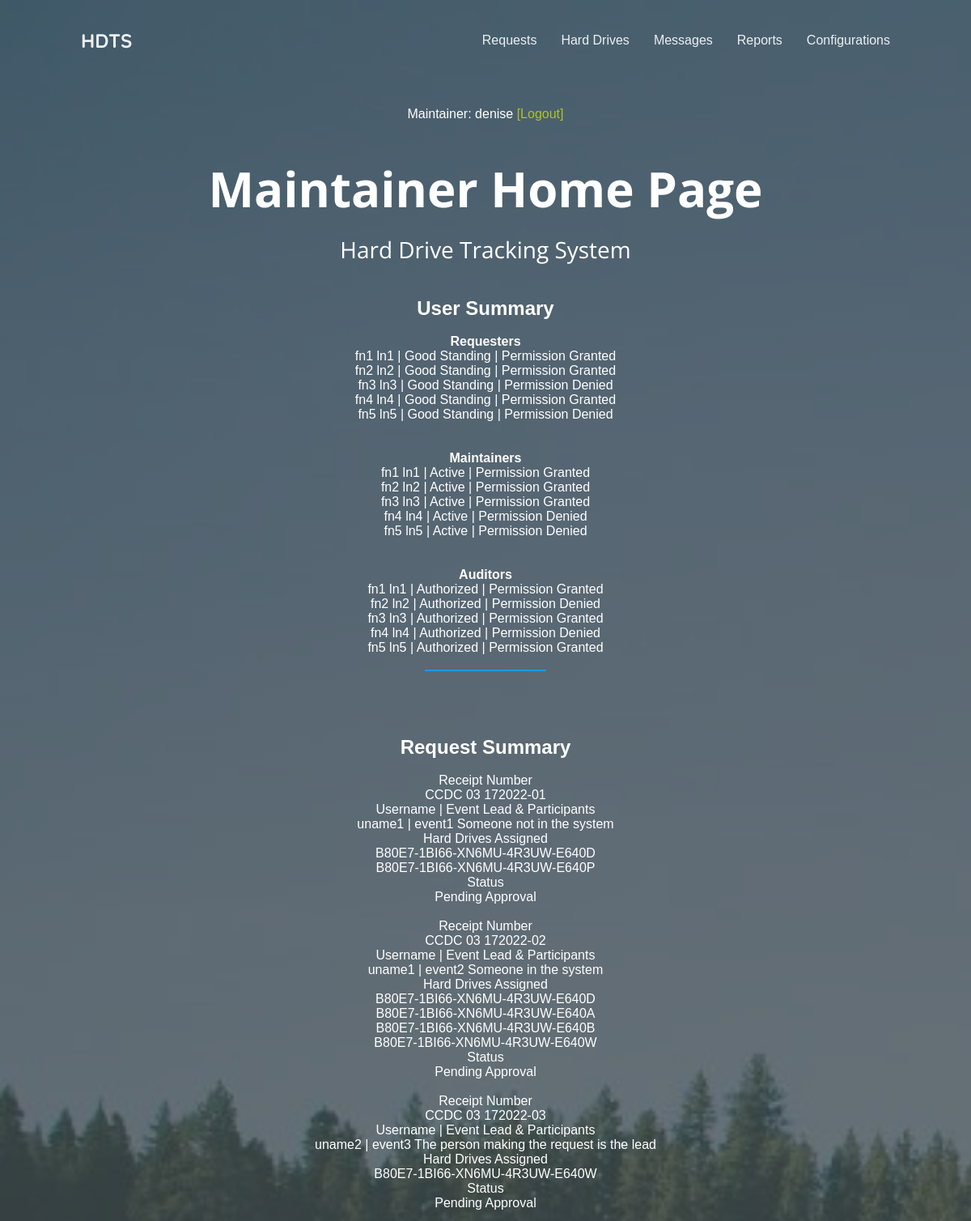
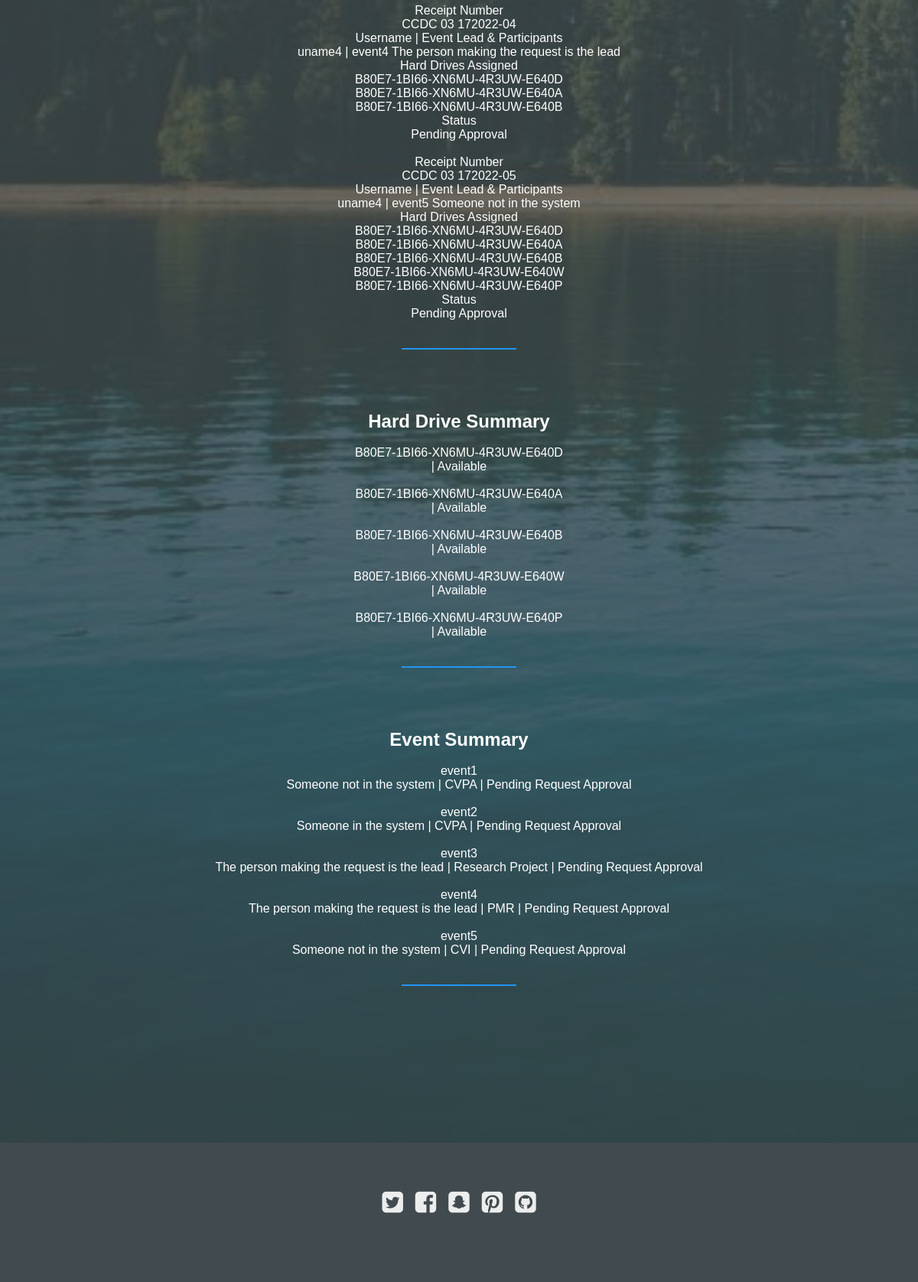
Page /base_maintainer/ (signed in) on the committed database (2 pictures, top to bottom).
### website/models.py (models this page shows, shortened)
class Requester(models.Model):
    user = models.OneToOneField(User, null=True, on_delete=models.CASCADE)
    requester_status_choices = (
        ("Good Standing", "Good Standing"),
        ("Delinquent", "Delinquent"),
        ("Disabled", "Disabled"),
        ("Archived", "Archived"),
    )
    first_name = models.CharField(max_length=100)  # required
    last_name = models.CharField(max_length=100)  # required
    email = models.EmailField(max_length=254, blank=True, null=True)  # required
    direct_supervisor_email = models.EmailField(max_length=254, blank=True, null=True)  # required
    branch_chief_email = models.EmailField(max_length=254, blank=True, null=True)  # required
    requester_status = models.CharField(max_length=50, choices=requester_status_choices,
                                        default=requester_status_choices[0][0])  # required

class Maintainer(models.Model):
    user = models.OneToOneField(User, null=True, on_delete=models.CASCADE)
    maintainer_status_choices = (
        ("Active", "Active"),
        ("Disabled", "Disabled"),
        ("Archived", "Archived"),
    )
    first_name = models.CharField(max_length=100)  # required
    last_name = models.CharField(max_length=100)  # required
    email = models.EmailField(max_length=254, blank=True, null=True)  # required
    maintainer_status = models.CharField(max_length=50, choices=maintainer_status_choices,
                                         default=maintainer_status_choices[0][0])  # required

class Auditor(models.Model):
    user = models.OneToOneField(User, null=True, on_delete=models.CASCADE)
    auditor_status_choices = (
        ("Authorized", "Authorized"),
        ("Unauthorized", "Unauthorized"),
        ("Archived", "Archived"),
    )
    first_name = models.CharField(max_length=100)
    last_name = models.CharField(max_length=100)
    email = models.EmailField(max_length=254, blank=True, null=True)
    auditor_status = models.CharField(max_length=50, choices=auditor_status_choices,
                                      default=auditor_status_choices[0][0])  # required

class Request(models.Model):
    requester = models.ForeignKey(Requester, null=True, on_delete=models.CASCADE)
    event = models.OneToOneField(Event, null=True, on_delete=models.CASCADE)
    hard_drive = models.ManyToManyField(HardDrive)
    status_choices = (
        ("Pending Approval", "Pending Approval"),
        ("Under Review", "Under Review"),
        ("Approved", "Approved"),
        ("Denied", "Denied"),
        ("Cancelled", "Cancelled"),
        ("Completed", "Completed"),
    )
    receipt_number = models.CharField(max_length=50, blank=False, null=False)  # required
    status = models.CharField(max_length=50, choices=status_choices, blank=False, null=False)  # required
    creation_date = models.DateField(max_length=254)  # required
    data_of_last_modification = models.DateField(max_length=254)  # required
    need_hard_drives_by_date = models.DateField(max_length=254)  # required
    number_of_classified_hard_drives_needed = models.PositiveIntegerField(default=0)  # required
    number_of_unclassified_hardDrives_needed = models.PositiveIntegerField(default=0)  # required
    comment = models.CharField(max_length=1000, blank=True, null=True)

class Event(models.Model):
    status_choices = (
        ("Pending Request Approval", "Pending Request Approval"),
        ("Upcoming", "Upcoming"),
        ("Ongoing", "Ongoing"),
        ("Past", "Past"),
        ("Cancelled", "Cancelled"),
    )
    duration_choices = (
        ("10 days", "10 days"),
        ("20 days", "20 days"),
        ("30 days", "30 days"),
        ("40 days", "40 days"),
        ("50 days", "50 days"),
        ("60 days", "60 days"),
    )
    type_choices = (
        ("CVPA", "CVPA"),
        ("VoF", "VoF"),
        ("CVI", "CVI"),
        ("PMR", "PMR"),
        ("Cyber Resilience", "Cyber Resilience"),
        ("Individual Project", "Individual Project"),
        ("Research Project", "Research Project"),
        ("System Acceptance", "System Acceptance"),
        ("Other", "Other"),
    )
    name = models.CharField(max_length=254)  # required
    description = models.CharField(max_length=254)  # could be file attachment
    location = models.CharField(max_length=254)
    lead = models.CharField(max_length=254, blank=True, null=True)
    participants = models.CharField(max_length=254)
    type = models.CharField(max_length=254, choices=type_choices,
                            default=type_choices[0][0])  # required IT IS STILL PENDING
    duration = models.CharField(max_length=254, choices=duration_choices, default=duration_choices[0][0])  # required
    status = models.CharField(max_length=254, choices=status_choices, default=status_choices[0][0])  # required
    start_date = models.DateField(max_length=254)  # required
    end_date = models.DateField(max_length=254)  # required
    def __str__(self):  # uncomment to see default name in /admin
        details = (str(self.name), str(self.lead))
        return " ".join(details)

class HardDrive(models.Model):
    hard_drive_status_choices = (
        ("Assigned", "Assigned"),
        ("Available", "Available"),
        ("End of Life", "End of Life"),
        ("Master Clone", "Master Clone"),
        ("Pending Wipe", "Pending Wipe"),
        ("Destroyed", "Destroyed"),
        ("Lost", "Lost"),
        ("Overdue", "Overdue"),
        ("Picked Up", "Picked Up"),
        ("Returned", "Returned"),
        ("Pending Change", "Pending Change"),
    )
    justifications_choices = [
        ("Text", "Text"),
        ("File Attachment", "File Attachment"),
    ]
    classification_choices = (
        ("Unclassified", "Unclassified"),
        ("Classified", "Classified"),
    )
    boot_test_status_choices = (
        ("Pass", "Pass"),
        ("Fail", "Fail"),
    )
    size_choices = (
        ("16GB", "16GB"),
        ("32GB", "32GB"),
        ("64GB", "64GB"),
        ("128GB", "128GB"),
        ("256GB", "256GB"),
        ("500GB", "500GB"),
        ("1TB", "1TB"),
        ("1.5TB", "1.5TB"),
        ("2TB", "2TB"),
        ("4TB", "4TB"),
        ("6TB", "6TB"),
        ("8TB", "8TB"),
        ("12TB", "12TB"),
        ("Other", "Other"),
    )
    creation_date = models.DateField(auto_now_add=False, blank=False, null=True)
    serial_number = models.CharField(max_length=100, blank=False, null=False)
    manufacturer = models.CharField(max_length=100, blank=False, null=True)
    model_number = models.CharField(max_length=100, blank=False, null=True)
    type = models.CharField(max_length=50, blank=False, null=True)
    connection_port = models.CharField(max_length=50, blank=False, null=True)
    size = models.CharField(max_length=50, choices=size_choices, blank=False, null=True)
    classification = models.CharField(max_length=50, choices=classification_choices, blank=True, null=True)  # required
    classification_change_justification = models.CharField(max_length=50, choices=justifications_choices,
                                                           default='Text', blank=True, null=True)
    image_version_ID = models.CharField(max_length=50, blank=True, null=True)
    boot_test_status = models.CharField(max_length=50, choices=boot_test_status_choices, default='Pass', blank=True,
                                        null=True)
    boot_test_expiration_date = models.DateField(auto_now_add=False, blank=True, null=True)
    status = models.CharField(max_length=50, choices=hard_drive_status_choices, default='Available')
    hard_drive_status_change_justification = models.CharField(max_length=50, choices=justifications_choices,
                                                              default='Text', blank=True, null=True)
    date_issued = models.DateField(auto_now_add=False, blank=True, null=True)  # required
    expected_return_date = models.DateField(auto_now_add=False, blank=True, null=True)  # required
    hard_drive_return_date_justification = models.CharField(max_length=50, choices=justifications_choices,
                                                            default='Text', blank=True, null=True)
    actual_return_date = models.DateField(auto_now_add=False, blank=True, null=True)  # required
    date_modified = models.DateField(auto_now=False, blank=True, null=True)  # required

### website/decorators.py (the view)
        def wrapper_func(request, *args, **kwargs):
            groups = []
            if request.user.groups.exists():
                for group in request.user.groups.all():
                    groups.append(group.name)
            check_true = any(group_names in groups for group_names in allowed_roles)
            if check_true:
                return view_func(request, *args, **kwargs)
            else:
                return HttpResponse("You are not authorized to view this page")

### website/templates/pages/base_maintainer.html
{% extends 'pages/base.html' %}
{% load static %}
{% block navbar %}
{% include 'pages/navbar_maintainer.html' %}
{% endblock %}
{% block mainBody %}
<section class="hero">
    <p style="text-align:center;">Maintainer: {{request.user}} <a href="{% url 'logoutUser' %}"><span
            style="color:rgba(201, 219, 10, 0.9);">[Logout]</span></a></p>
    <div class="background-image" style="background-image: url({% static 'assets/img/balloon.jpg' %});"></div>
    <h1>Maintainer Home Page</h1>
    <h3>Hard Drive Tracking System</h3>
    <h2 class="title">User Summary</h2><br>
    <h4>Requesters</h4>
    {%for each_user in requesters%}
    {{each_user.first_name}} {{each_user.last_name}} |
    {{each_user.requester_status}} |
    {% if each_user.user in requester_group %}Permission Granted{% else %}Permission Denied{% endif %}
    <br>
    {%endfor%}<br><br>
    <h4>Maintainers</h4>
    {%for each_user in maintainers%}
    {{each_user.first_name}} {{each_user.last_name}} |
    {{each_user.maintainer_status}} |
    {% if each_user.user in maintainer_group %}Permission Granted{% else %}Permission Denied{% endif %}
    <br>
    {%endfor%}<br><br>
    <h4>Auditors</h4>
    {%for each_user in auditors%}
    {{each_user.first_name}} {{each_user.last_name}} |
    {{each_user.auditor_status}} |
    {% if each_user.user in auditor_group %}Permission Granted{% else %}Permission Denied{% endif %}
    <br>
    {%endfor%}
    <br>
    <hr>
    <h2 class="title">Request Summary</h2><br>
    {%for each_request in requests %}
    Receipt Number<br>
    {{each_request.receipt_number}}<br>
    Username | Event Lead & Participants<br>
    {{each_request.requester.user.username}} | {{each_request.event}}<br>
    Hard Drives Assigned<br>
    {% for hard_drive in each_request.hard_drive.all %}
    {{ hard_drive.serial_number}}<br>
    {% endfor %}
    Status<br>
    {{each_request.status}}
    <br><br>
    {%endfor%}
    <br>
    <hr>
    <h2 class="title">Hard Drive Summary</h2><br>
    {%for each_hard_drive in hard_drives %}
    {{each_hard_drive.serial_number}}<br>
    {{each_hard_drive.request}} | {{each_hard_drive.status}}<br>
    <br>
    {%endfor%}
	<br>
    <hr>
    <h2 class="title">Event Summary</h2><br>
    {%for each_event in events %}
    {{each_event.name}}<br>
    {{each_event.lead}} | {{each_event.type}} | {{each_event.status}}<br>
    <br>
    {%endfor%}
	<br>
    <hr>
</section>
{% endblock %}

### static/assets/css/styles.css (style rules this page uses)
* { margin: 0; padding: 0; box-sizing: border-box; }
html { font: normal 16px sans-serif; color: #555; }
a { text-decoration: none; color: inherit; cursor: pointer; opacity: 0.9; }
hr { width: 150px; height: 2px; background-color: #2196F3; border: 0; margin-bottom: 80px; }
section { display: flex; flex-direction: column; align-items: center; padding: 125px 100px; }
section p { max-width: 800px; text-align: center; margin-bottom: 35px; padding: 0 20px; line-height: 2; }
.hero { position: relative; justify-content: center; min-height: 100vh; color: #fff; text-align: center; }
.hero .background-image { position: absolute; top: 0; left: 0; width: 100%; height: 100%; background-size: cover; background-color: #2196F3; z-index: -1; }
.hero .background-image:after { content: ''; position: absolute; top: 0; left: 0; width: 100%; height: 100%; background-color: #414a4f; opacity: 0.75; }
.hero h1 { font: bold 60px 'Open Sans', sans-serif; margin-bottom: 15px; }
.hero h3 { font: normal 28px 'Open Sans', sans-serif; margin-bottom: 40px; }

### rows in the picture
Requester: first_name "fn1", last_name "ln1", requester_status "Good Standing", shows "Permission Granted"
Requester: first_name "fn2", last_name "ln2", requester_status "Good Standing", shows "Permission Granted"
Requester: first_name "fn3", last_name "ln3", requester_status "Good Standing", shows "Permission Denied"
Requester: first_name "fn4", last_name "ln4", requester_status "Good Standing", shows "Permission Granted"
Requester: first_name "fn5", last_name "ln5", requester_status "Good Standing", shows "Permission Denied"
Maintainer: first_name "fn1", last_name "ln1", maintainer_status "Active", shows "Permission Granted"
Maintainer: first_name "fn2", last_name "ln2", maintainer_status "Active", shows "Permission Granted"
Maintainer: first_name "fn3", last_name "ln3", maintainer_status "Active", shows "Permission Granted"
Maintainer: first_name "fn4", last_name "ln4", maintainer_status "Active", shows "Permission Denied"
Maintainer: first_name "fn5", last_name "ln5", maintainer_status "Active", shows "Permission Denied"
Auditor: first_name "fn1", last_name "ln1", auditor_status "Authorized", shows "Permission Granted"
Auditor: first_name "fn2", last_name "ln2", auditor_status "Authorized", shows "Permission Denied"
Auditor: first_name "fn3", last_name "ln3", auditor_status "Authorized", shows "Permission Granted"
Auditor: first_name "fn4", last_name "ln4", auditor_status "Authorized", shows "Permission Denied"
Auditor: first_name "fn5", last_name "ln5", auditor_status "Authorized", shows "Permission Granted"
Request: receipt_number "CCDC 03 172022-01", requester.user.username "uname1", event "event1 Someone not in the system", status "Pending Approval"
HardDrive: serial_number "B80E7-1BI66-XN6MU-4R3UW-E640D", status "Available"
HardDrive: serial_number "B80E7-1BI66-XN6MU-4R3UW-E640P", status "Available"
Request: receipt_number "CCDC 03 172022-02", requester.user.username "uname1", event "event2 Someone in the system", status "Pending Approval"
HardDrive: serial_number "B80E7-1BI66-XN6MU-4R3UW-E640A", status "Available"
HardDrive: serial_number "B80E7-1BI66-XN6MU-4R3UW-E640B", status "Available"
HardDrive: serial_number "B80E7-1BI66-XN6MU-4R3UW-E640W", status "Available"
Request: receipt_number "CCDC 03 172022-03", requester.user.username "uname2", event "event3 The person making the request is the lead", status "Pending Approval"
Request: receipt_number "CCDC 03 172022-04", requester.user.username "uname4", event "event4 The person making the request is the lead", status "Pending Approval"
Request: receipt_number "CCDC 03 172022-05", requester.user.username "uname4", event "event5 Someone not in the system", status "Pending Approval"
Event: name "event1", lead "Someone not in the system", type "CVPA", status "Pending Request Approval"
Event: name "event2", lead "Someone in the system", type "CVPA", status "Pending Request Approval"
Event: name "event3", lead "The person making the request is the lead", type "Research Project", status "Pending Request Approval"
Event: name "event4", lead "The person making the request is the lead", type "PMR", status "Pending Request Approval"
Event: name "event5", lead "Someone not in the system", type "CVI", status "Pending Request Approval"

### other values in the picture
{{ request.user }} "denise"
